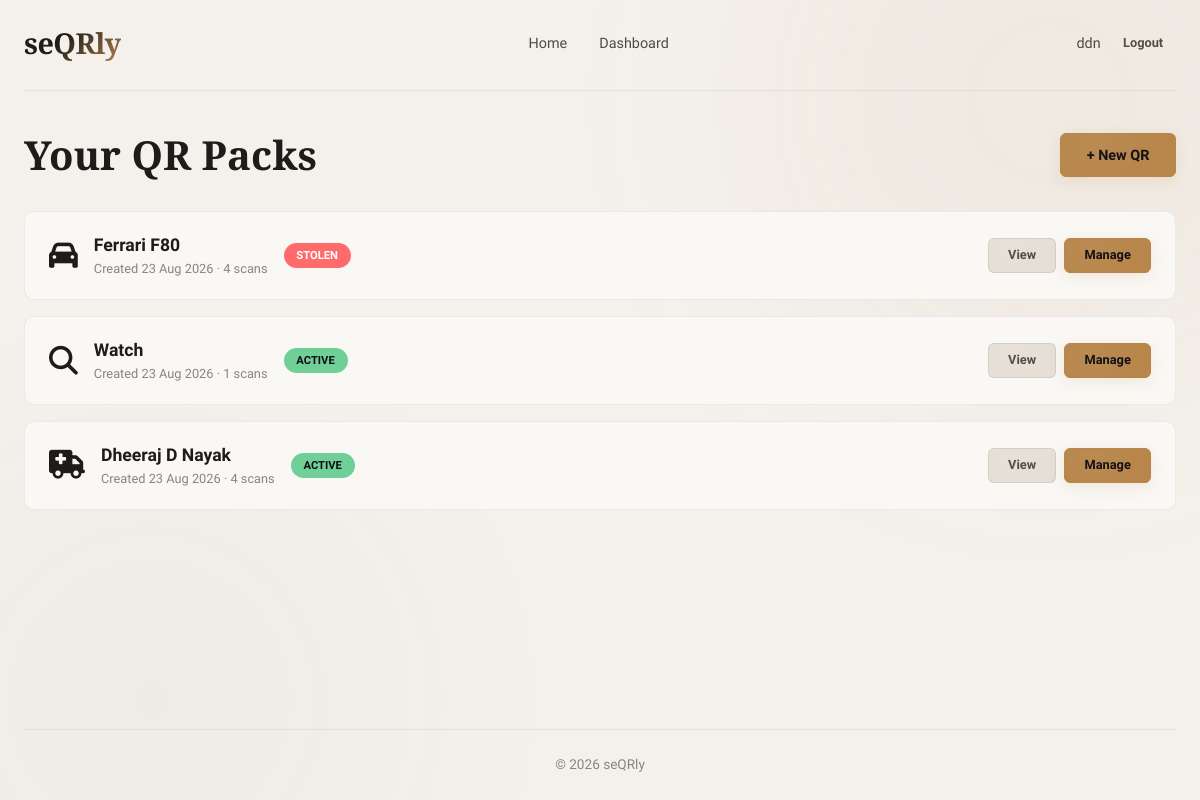
The page /dashboard (signed in) on the database its author committed.
### app.py (models this page shows, shortened)
class User(UserMixin, db.Model):
    id = db.Column(db.Integer, primary_key=True)
    username = db.Column(db.String(80), unique=True, nullable=False)
    email = db.Column(db.String(120), unique=True, nullable=False)
    password_hash = db.Column(db.String(128), nullable=False)
    created_at = db.Column(db.DateTime, default=datetime.utcnow)
    qr_packs = db.relationship('QRData', backref='owner', lazy=True)

class QRData(db.Model):
    id = db.Column(db.Integer, primary_key=True)
    user_id = db.Column(db.Integer, db.ForeignKey('user.id'), nullable=False)
    use_case = db.Column(db.String(20), nullable=False)   # medical, lost, vehicle, custom
    status = db.Column(db.String(20), default='active')   # active, stolen, recovered, inactive
    secret_key = db.Column(db.String(64), unique=True, nullable=False)
    data = db.Column(db.Text, nullable=False)             # JSON – stores all structured fields
    ui = db.Column(db.Text, nullable=False)               # JSON – now always empty
    security_question = db.Column(db.String(200), nullable=True)
    security_answer_hash = db.Column(db.String(64), nullable=True)
    pin_hash = db.Column(db.String(64), nullable=True)
    logo_path = db.Column(db.String(200), nullable=True)
    created_at = db.Column(db.DateTime, default=datetime.utcnow)
    is_public = db.Column(db.Boolean, default=True)
    scan_count = db.Column(db.Integer, default=0)
    last_scanned = db.Column(db.DateTime, nullable=True)
    def get_data(self):
        return json.loads(self.data)

### app.py (the view)
@app.route('/dashboard')
@login_required
def dashboard():
    packs = QRData.query.filter_by(user_id=current_user.id).order_by(QRData.created_at.desc()).all()
    return render_template('dashboard.html', packs=packs)

### app.py (called while the page is built)
@login_manager.user_loader
def load_user(user_id):
    return User.query.get(int(user_id))

### templates/dashboard.html (shortened to what this page needs)
<!DOCTYPE html>
<html lang="en" data-theme="dark">
<head>
</head>
<body>
    <div class="ambient-glow g1"></div>
    <div class="ambient-glow g2"></div>
    <div class="container">
        <nav>
            <span class="logo">seQRly</span>
            <ul class="nav-links">
                <li><a href="{{ url_for('index') }}">Home</a></li>
                <li><a href="{{ url_for('dashboard') }}">Dashboard</a></li>
            </ul>
            <div class="nav-actions">
                <span style="color:var(--text-secondary);font-size:0.9rem;">{{ current_user.username }}</span>
                <a href="{{ url_for('logout') }}" class="btn btn-ghost btn-sm">Logout</a>
            </div>
        </nav>
        <section>
            <div class="section-header">
                <h1>Your QR Packs</h1>
                <a href="{{ url_for('select') }}" class="btn btn-primary">+ New QR</a>
            </div>
            {% if packs %}
                <div class="pack-list">
                    {% for pack in packs %}
                    <div class="pack-item">
                        <div class="info">
                            <span class="icon">
                                {% if pack.use_case == 'medical' %}<i class="fa-solid fa-truck-medical"></i>
                                {% elif pack.use_case == 'lost' %}<i class="fa-solid fa-magnifying-glass"></i>
                                {% elif pack.use_case == 'vehicle' %}<i class="fa-solid fa-car"></i>
                                {% else %}<i class="fa-solid fa-sliders"></i>{% endif %}
                            </span>
                            <div>
                                <div class="name">
                                    {% set d = pack.get_data() %}
                                    {% if pack.use_case == 'medical' %}{{ d.get('patient_name', 'Medical') }}
                                    {% elif pack.use_case == 'lost' %}{{ d.get('item_name', 'Lost item') }}
                                    {% elif pack.use_case == 'vehicle' %}{{ d.get('make', 'Vehicle') }} {{ d.get('model', '') }}
                                    {% else %}Custom QR{% endif %}
                                </div>
                                <div class="meta">Created {{ pack.created_at.strftime('%d %b %Y') }} · {{ pack.scan_count }} scans</div>
                            </div>
                            <span class="badge {{ pack.status }}">{{ pack.status }}</span>
                        </div>
                        <div class="actions">
                            <a href="{{ url_for('view_pack', pack_id=pack.id) }}" class="btn btn-secondary btn-sm" target="_blank">View</a>
                            <a href="{{ url_for('pack_dashboard', pack_id=pack.id, secret=pack.secret_key) }}" class="btn btn-primary btn-sm">Manage</a>
                        </div>
                    </div>
                    {% endfor %}
                </div>
            {% endif %}
        </section>
    </div><footer>
            <span>© 2026 seQRly</span>
        </footer>
</body>
</html>

### rows shown on the page
User: username "ddn"
QRData: use_case "vehicle" (drawn), get "Ferrari", get "F80", created_at "23 Aug 2026", scan_count "4", status "STOLEN"
QRData: use_case "lost" (drawn), get "Watch", created_at "23 Aug 2026", scan_count "1", status "ACTIVE"
QRData: use_case "medical" (drawn), get "Dheeraj D Nayak", created_at "23 Aug 2026", scan_count "4", status "ACTIVE"
